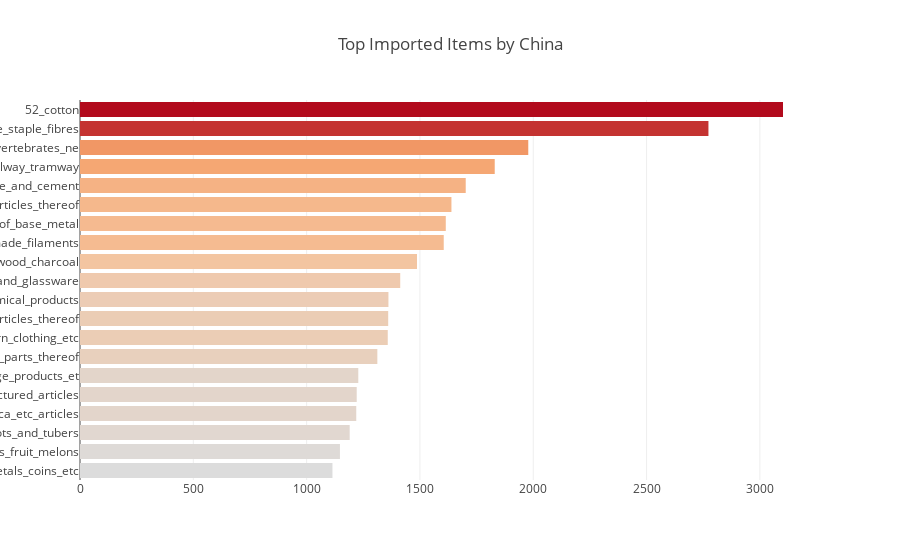

Here is the notebook cell this chart was saved with:
### Markdown cell above
## Let us find out what are the top commodities China imports

### Code cell
df_china_import=df_china.ix[df_china['flow']=="Import"]
cnt_srs = df_china_import['category'].value_counts().head(20)
trace = go.Bar(
    y=cnt_srs.index[::-1],
    x=cnt_srs.values[::-1],
    orientation = 'h',
    marker=dict(
        color=cnt_srs.values[::-1])
)

layout = dict(
    title='Top Imported Items by China',
    )
data = [trace]
fig = go.Figure(data=data, layout=layout)
offline.iplot(fig, filename="Animals")

### Figure 1 — Plotly figure (JSON) as saved in the notebook; plotly's stock layout.template omitted (floating-point values rounded to 4 significant figures)
{"data": [{"marker": {"color": [1114, 1147, 1190, 1219, 1221, 1228, 1312, 1358, 1360, 1361, 1413, 1487, 1605, 1614, 1639, 1702, 1830, 1978, 2773, 3102]}, "orientation": "h", "type": "bar", "uid": "15b7064c-9b59-11e8-ae76-cc35ee620b82", "x": [1114, 1147, 1190, 1219, 1221, 1228, 1312, 1358, 1360, 1361, 1413, 1487, 1605, 1614, 1639, 1702, 1830, 1978, 2773, 3102], "y": ["71_pearls_precious_stones_metals_coins_etc", "08_edible_fruit_nuts_peel_of_citrus_fruit_melons", "07_edible_vegetables_and_certain_roots_and_tubers", "68_stone_plaster_cement_asbestos_mica_etc_articles", "96_miscellaneous_manufactured_articles", "15_animal_vegetable_fats_and_oils_cleavage_products_et", "91_clocks_and_watches_and_parts_thereof", "63_other_made_textile_articles_sets_worn_clothing_etc", "74_copper_and_articles_thereof", "38_miscellaneous_chemical_products", "70_glass_and_glassware", "44_wood_and_articles_of_wood_wood_charcoal", "54_manmade_filaments", "82_tools_implements_cutlery_etc_of_base_metal", "40_rubber_and_articles_thereof", "25_salt_sulphur_earth_stone_plaster_lime_and_cement", "87_vehicles_other_than_railway_tramway", "03_fish_crustaceans_molluscs_aquatic_invertebrates_ne", "55_manmade_staple_fibres", "52_cotton"]}], "layout": {"title": "Top Imported Items by China"}}
